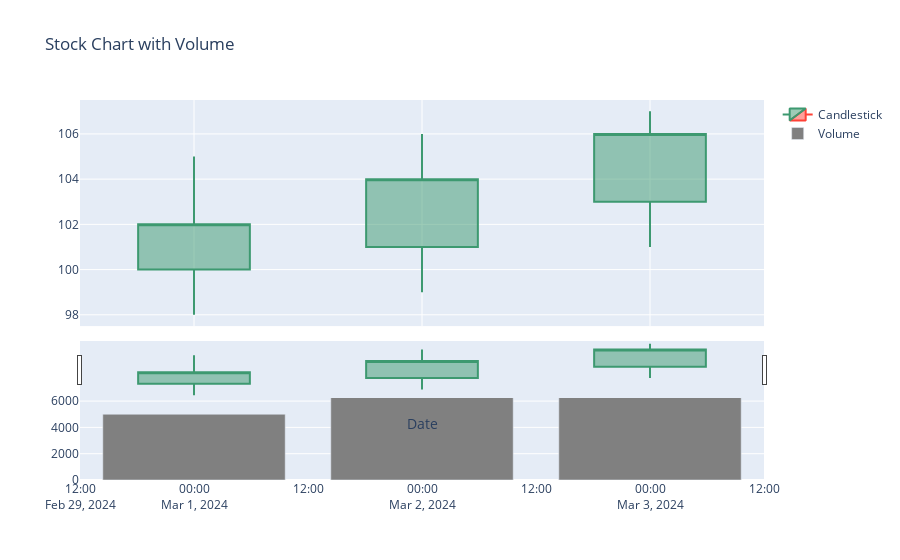

Notebook source saved alongside this figure:
### Code cell
from plotly.subplots import make_subplots
import plotly.graph_objects as go

# 假設有 OHLC 數據
dates = ["2024-03-01", "2024-03-02", "2024-03-03"]
open_prices = [100, 101, 103]
high_prices = [105, 106, 107]
low_prices = [98, 99, 101]
close_prices = [102, 104, 106]
volumes = [5000, 7000, 6500]

# 創建兩個子圖，K 線圖和成交量圖
fig = make_subplots(rows=2, cols=1, shared_xaxes=True, row_heights=[0.7, 0.3])

# K 線圖
fig.add_trace(go.Candlestick(
    x=dates, open=open_prices, high=high_prices, low=low_prices, close=close_prices,
    name="Candlestick"
), row=1, col=1)

# 成交量圖
fig.add_trace(go.Bar(
    x=dates, y=volumes, name="Volume", marker_color="gray"
), row=2, col=1)

# 設定圖表標題
fig.update_layout(title="Stock Chart with Volume", xaxis_title="Date")
fig.show()

### Figure 1 — Plotly figure (JSON) as saved in the notebook; plotly's stock layout.template omitted (floating-point values rounded to 4 significant figures)
{"data": [{"close": [102, 104, 106], "high": [105, 106, 107], "low": [98, 99, 101], "name": "Candlestick", "open": [100, 101, 103], "type": "candlestick", "x": ["2024-03-01", "2024-03-02", "2024-03-03"], "xaxis": "x", "yaxis": "y"}, {"marker": {"color": "gray"}, "name": "Volume", "type": "bar", "x": ["2024-03-01", "2024-03-02", "2024-03-03"], "xaxis": "x2", "y": [5000, 7000, 6500], "yaxis": "y2"}], "layout": {"title": {"text": "Stock Chart with Volume"}, "xaxis": {"anchor": "y", "domain": [0, 1], "matches": "x2", "showticklabels": false, "title": {"text": "Date"}}, "xaxis2": {"anchor": "y2", "domain": [0, 1]}, "yaxis": {"anchor": "x", "domain": [0.405, 1]}, "yaxis2": {"anchor": "x2", "domain": [0, 0.255]}}}
